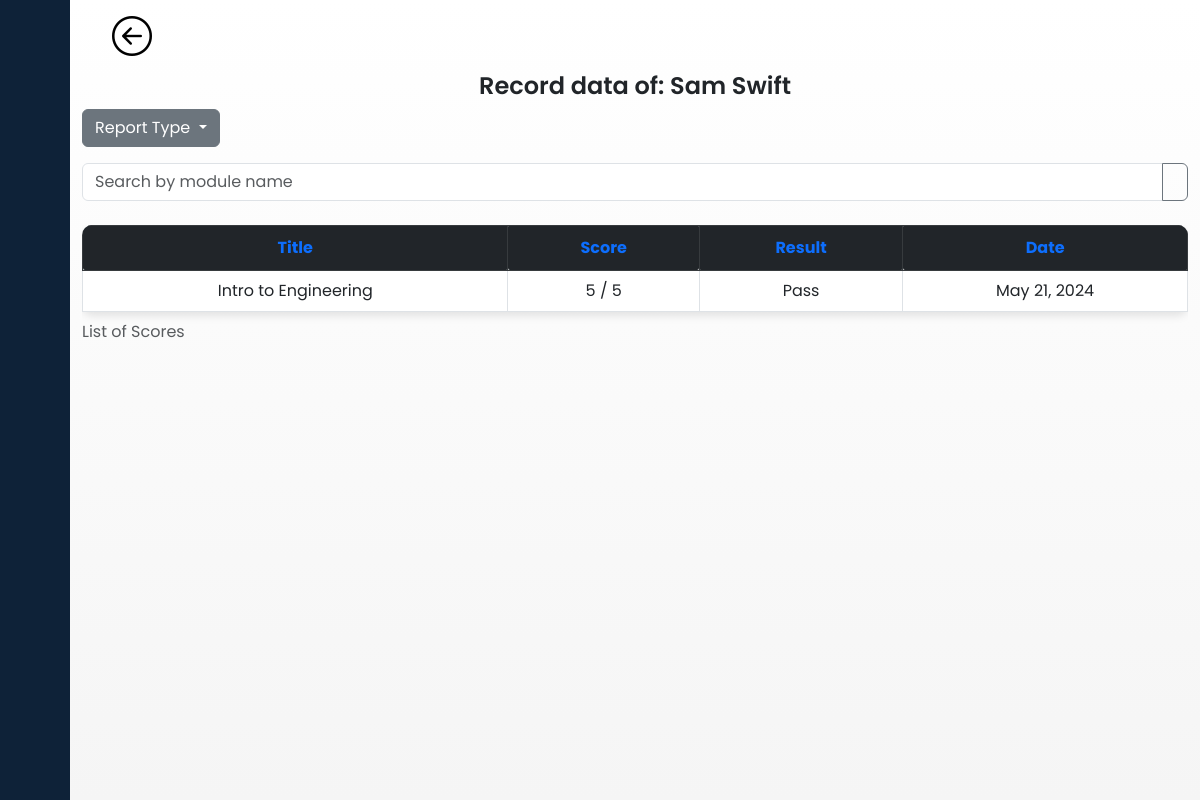
The page /admin/student_record_test.php?student_id=5 (signed in) on the database its author committed.
### tables this page shows
CREATE TABLE `tbl_student` (
  `stud_id` int(11) NOT NULL,
  `program_id` int(11) NOT NULL,
  `stud_no` varchar(50) NOT NULL,
  `stud_fname` varchar(50) NOT NULL,
  `stud_mname` varchar(50) NOT NULL,
  `stud_lname` varchar(50) NOT NULL,
  `stud_password` varchar(50) NOT NULL,
  `stud_status` tinyint(1) NOT NULL,
  `created_at` timestamp NOT NULL DEFAULT current_timestamp()
);

CREATE TABLE `tbl_result` (
  `result_id` int(11) NOT NULL,
  `module_id` int(11) NOT NULL,
  `stud_id` int(11) NOT NULL,
  `result_score` tinyint(1) NOT NULL,
  `total_questions` int(11) NOT NULL DEFAULT 0,
  `quiz_type` int(11) NOT NULL,
  `created_at` datetime DEFAULT current_timestamp(),
  `course_id` int(11) NOT NULL,
  `program_id` int(11) NOT NULL,
  `result_status` int(11) NOT NULL
);

CREATE TABLE `tbl_module` (
  `module_id` int(11) NOT NULL,
  `course_id` int(11) NOT NULL,
  `module_name` varchar(50) NOT NULL,
  `module_file` longblob NOT NULL,
  `program_id` int(11) NOT NULL,
  `module_status` tinyint(1) NOT NULL DEFAULT 1
);

### admin/student_record_test.php (the view, shortened to what this page needs)
<?php
require '../api/db-connect.php';
if (isset($_SESSION['program_id'])) {
    $program_id = $_SESSION['program_id'];
    $stud_id = isset($_GET['student_id']) ? $_GET['student_id'] : null;
    if ($stud_id) {
        $sql = "SELECT tbl_result.*, tbl_module.module_name, tbl_result.created_at, tbl_student.stud_lname, tbl_student.stud_fname
        FROM `tbl_result`
        INNER JOIN `tbl_module` ON tbl_result.module_id = tbl_module.module_id
        INNER JOIN `tbl_student` ON tbl_result.stud_id = tbl_student.stud_id
        WHERE tbl_result.stud_id = :stud_id AND tbl_result.program_id = :program_id AND tbl_result.quiz_type = 1";
        $stmt = $conn->prepare($sql);
        $stmt->bindParam(':stud_id', $stud_id, PDO::PARAM_INT);
        $stmt->bindParam(':program_id', $program_id, PDO::PARAM_INT);
        $stmt->execute();
        $results = $stmt->fetchAll(PDO::FETCH_ASSOC);
    } else {
        $error_message = "Student ID is missing.";
    }
} else {
    header("Location: ../index.php");
    exit();
}
?>
<!DOCTYPE html>
<html lang="en">
<head>
    <link href="https://cdn.lineicons.com/4.0/lineicons.css" rel="stylesheet" />
    <link href="https://cdn.jsdelivr.net/npm/bootstrap@5.3.0-alpha3/dist/css/bootstrap.min.css" rel="stylesheet">
    <link rel="stylesheet" href="style.css" type="text/css">
</head>
<body>
    <div class="wrapper">
        <?php include 'sidebar.php'; ?>
        <div class="container">
            <?php include 'back.php'; ?>
            <div class="row justify-content-center mt-1">
                <div class="col-md-">
                    <div class="text-center mb-1">
                        <div class="text-center mb-1">
                            <h1>Record data of:
                                <?php
                                if (isset($_GET['student_id'])) {
                                    $student_id = $_GET['student_id'];
                                    $stmt = $conn->prepare("SELECT stud_fname, stud_lname FROM tbl_student WHERE stud_id = :student_id");
                                    $stmt->bindParam(':student_id', $student_id, PDO::PARAM_INT);
                                    $stmt->execute();
                                    $student = $stmt->fetch(PDO::FETCH_ASSOC);
                                    if ($student) {
                                        echo htmlspecialchars($student['stud_fname']) . ' ' . htmlspecialchars($student['stud_lname']);
                                    } else {
                                        echo "Student not found";
                                    }
                                } else {
                                    echo "Student ID is missing";
                                }
                                ?>
                            </h1>
                        </div>
                    </div>
                    <?php include 'student_record_dropdown.php'; ?>
                    <form action="" method="GET" class="mb-4">
                        <div class="input-group">
                            <input type="text" class="form-control" placeholder="Search by module name" name="search" id="searchInput">
                            <button class="btn btn-outline-secondary" type="button" id="clearSearchButton"><i class="lni lni-close"></i></button>
                        </div>
                    </form>
                    <div class="table-container">
                        <table id="resultTable" style="background: linear-gradient(to left, rgba(220, 210, 211, 0.3), rgba(200, 240, 241, 0.3));" class="table table-bordered table-custom">
                            <caption>List of Scores</capt   ion>
                            <thead class="table-dark">
                                <tr style="text-align: center;">
                                    <th scope="col"><a href="#" class="sortable" data-column="0">Title</a></th>
                                    <th scope="col"><a href="#" class="sortable" data-column="1">Score</a></th>
                                    <th scope="col"><a href="#" class="sortable" data-column="2">Result</a></th>
                                    <th scope="col"><a href="#" class="sortable" data-column="3">Date</a></th>
                                </tr>
                            </thead>
                            <tbody>
                                <?php if (!empty($results)) : ?>
                                    <?php foreach ($results as $row) : ?>
                                        <tr style="text-align: center;">
                                            <td><?php echo isset($row['module_name']) ? $row['module_name'] : 'N/A'; ?></td>
                                            <td><?php echo $row['result_score'] ?? 'N/A'; ?> / <?php echo $row['total_questions'] ?? 'N/A'; ?></td>
                                            <td scope="col">
                                                <?php
                                                if (isset($row['result_score'], $row['total_questions'])) {
                                                    $res = ($row['result_score'] / $row['total_questions']) * 100;
                                                    echo $res >= 50 ? "Pass" : "Failed";
                                                } else {
                                                    echo 'N/A';
                                                }
                                                ?>
                                            </td>
                                            <td><?php echo isset($row['created_at']) ? date("M d, Y", strtotime($row['created_at'])) : 'N/A'; ?></td>
                                        </tr>
                                    <?php endforeach; ?>
                                <?php else : ?>
                                    <tr>
                                        <td colspan="4" class="text-center">No records found.</td>
                                    </tr>
                                <?php endif; ?>
                            </tbody>
                        </table>
                    </div>
                </div>
            </div>
        </div>
    </div>
</body>
</html>

### admin/style.css (style rules this page uses)
a { text-decoration: none; }
h1 { font-weight: 600; font-size: 1.5rem; }
body { font-family: 'Poppins', sans-serif; }
.wrapper { display: flex; }
.wrapper { display: flex; height: 100vh; width: 100vw; overflow-y: auto; background: linear-gradient(to bottom, rgb(255, 255, 255), rgb(245, 245, 245)); }
.container { margin-top: .5%; margin-bottom: .5%; overflow-y: auto; border-radius: 10px; }
.table-custom { border-radius: 10px; overflow: hidden; box-shadow: 0 4px 8px rgba(0, 0, 0, 0.1); }
.table-custom th, .table-custom td { vertical-align: middle; }

### admin/student_record_test.php (style rules this page uses)
.table { border-radius: 10px; overflow: hidden; }
.table th { cursor: pointer; transition: background-color 0.1s ease; padding: 10px 15px; border-radius: 2px; }
.table-container { overflow-x: auto; }

### rows shown on the page
tbl_student: stud_fname "Sam", stud_lname "Swift"
tbl_result: module.module_name "Intro to Engineering", result_score "5", total_questions "5", shows "Pass", created_at "May 21, 2024"
